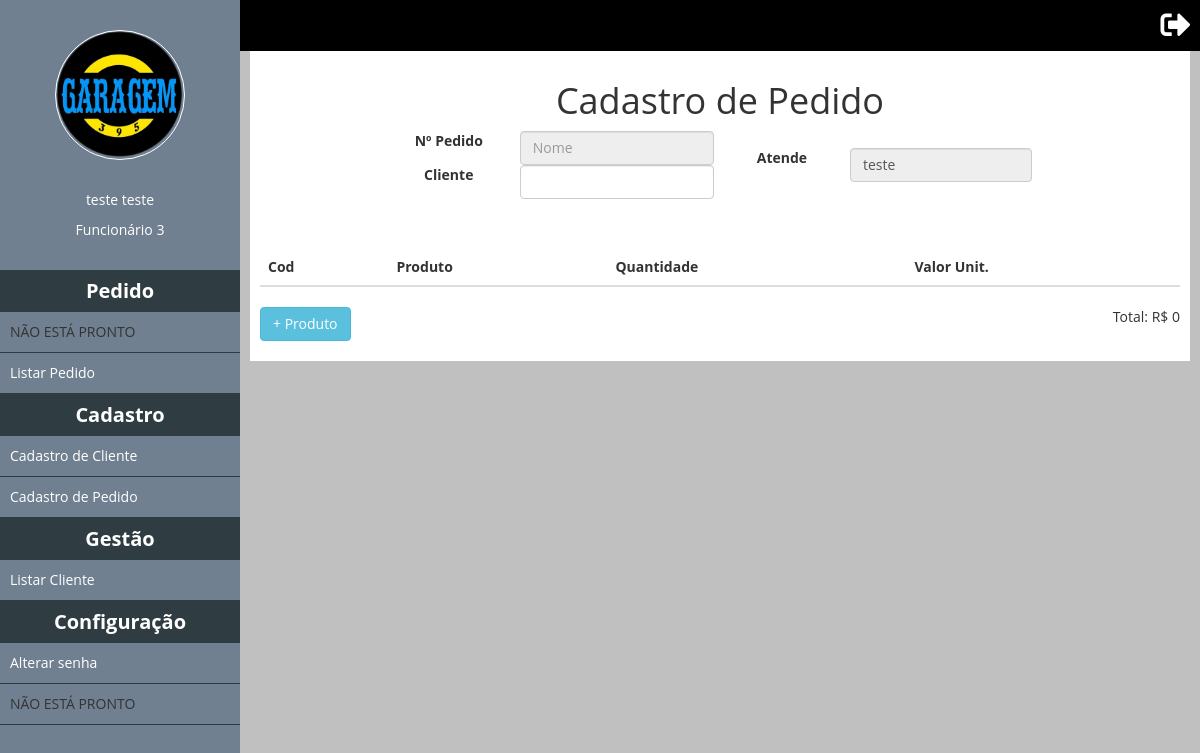
Before: /CadastroPedido (signed in) with the older database file.
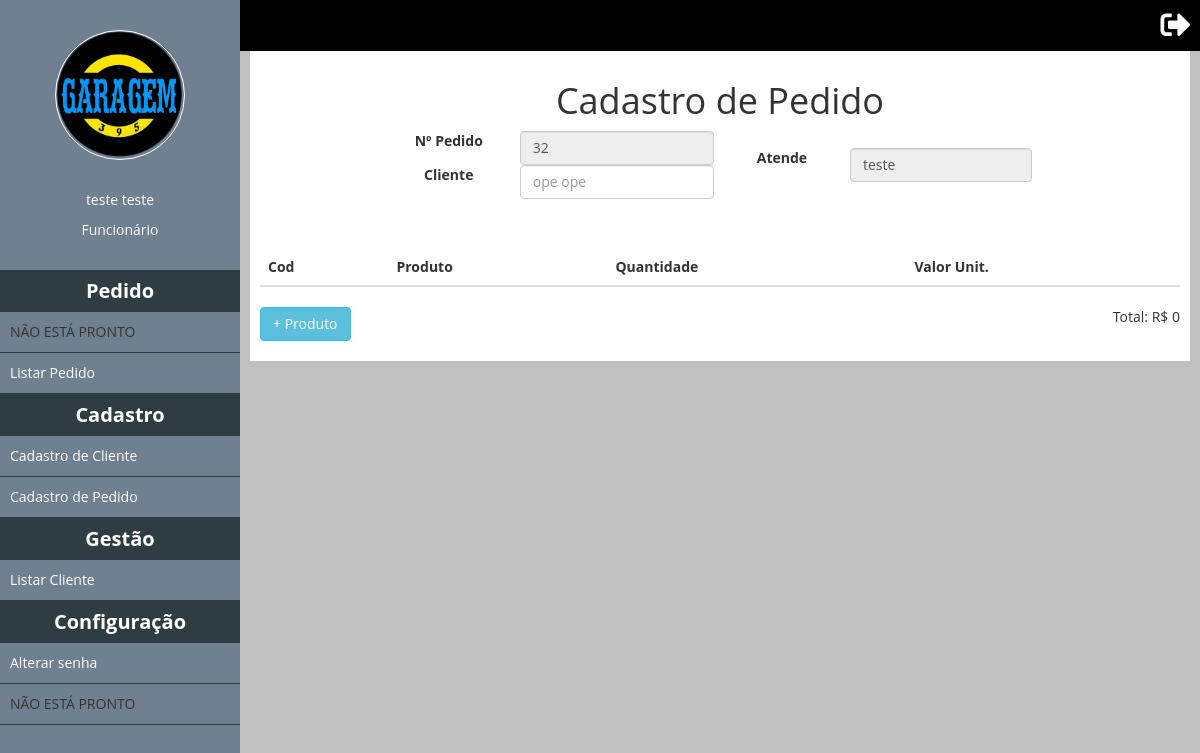
After: the same page with the newer database file.
### tables this page shows
CREATE TABLE IF NOT EXISTS `tb_pedido` (
  `idpedido` int(11) NOT NULL AUTO_INCREMENT,
  `cliente` varchar(200) DEFAULT 'Não informado',
  `id_funcionario` int(11) NOT NULL,
  `status` char(1) NOT NULL,
  `clienteCad` bit(1) NOT NULL,
  `total` decimal(10,0) NOT NULL,
  PRIMARY KEY (`idpedido`)
);

### classes/Mysql.php (called while the page is built)
<?php
	class Mysql
	{
		private static $pdo;
		public static function conectar(){
			if(self::$pdo == null){
				try{
					self::$pdo = new PDO('mysql:host='.HOST.';dbname='.DATABASE,USER,PASSWORD,array(PDO::MYSQL_ATTR_INIT_COMMAND => 'SET NAMES utf8'));
					self::$pdo->setAttribute(PDO::ATTR_ERRMODE,PDO::ERRMODE_EXCEPTION);
				}catch(Exception $e){
					echo '<h2>Erro ao conectar.</h2>';
				}
			}
			return self::$pdo;
		}
	}
?>

### pages/CadastroPedido.php (the view, shortened to what this page needs)
<div class="card-title mt-5 text-center">
   <h1>Cadastro de Pedido</h1>
   <table class="container-fluid">
   <tbody>
      <tr>
         <td>
            <?php
              $func = MySql::conectar()->prepare("
                  SELECT idfuncionario,nome
                  FROM tb_funcionario
                  WHERE idfuncionario = ?"
              );
              $func->execute(array(+$_SESSION['id']));
              $func = $func->fetch();
            $pedido = MySql::conectar()->prepare("
                SELECT *
                FROM tb_pedido
                WHERE status = 'C' AND id_funcionario = ?"
            );
            $pedido->execute(array(+$_SESSION['id']));
            if($pedido->rowCount() == 1){
              $pedido = $pedido->fetch();
            }else{
              $pedido = MySql::conectar()->prepare("
                    SELECT *
                    FROM tb_pedido
                    WHERE status = 'C' AND id_funcionario = ?
                  ");
              $pedido->execute(array(
                  +$_SESSION['id']));
              $pedido = $pedido->fetch();
            }
            ?>
            <form method="post" class="formatar">
               <fieldset>
                  <table>
                     <tr>
                        <td>
                           <div class="form-group">
                              <label class="col-md-4 control-label">Nº Pedido</label>
                              <div class="col-md-8 inputGroupContainer">
                              <input placeholder="Nome" name="nome" class="form-control" type="text" disabled value="<?php echo $pedido['idpedido'];?>"></div>
                           </div>
                           <div class="form-group">
                              <label class="col-md-4 control-label">Cliente</label>
                              <div class="col-md-8 inputGroupContainer">
                              <input placeholder="<?php echo $pedido['cliente'];?>" name="nome" class="form-control client" type="text"></div>
                           </div>
                        <td>
                           <div class="form-group">
                              <label class="col-md-4 control-label">Atende</label>
                              <div class="col-md-8 inputGroupContainer">
                              <input placeholder="Endereço" name="endereco" class="form-control" type="text" disabled value="<?php echo $func['nome'];?>"></div>
                           </div>
                     </tr>
                  </table>
               </fieldset>
            </form>
         </td>
      </tr>
   </tbody>
   </table>
</div>
<div class="w100 left" style="margin-top: 50px;">
   <table class="table" id="pedido">
     <thead class="thead-dark">
       <tr>
         <th scope="col">Cod</th>
         <th scope="col">Produto</th>
         <th scope="col">Quantidade</th>
         <th scope="col">Valor Unit.</th>
       </tr>
     </thead>
      <?php
          $total = 0;
        ?>
   </table>
   <button type="button" class="btn btn-info" data-toggle="modal" data-target="#myModal"  >+ Produto</button>
   <p class="right">Total: R$ <?php echo $total;?></p>
</div>
      </div>
  </div>
</div>

### main.php (shortened to what this page needs)
<!DOCTYPE html>
<html>
<head>
	<link rel="stylesheet" href="https://use.fontawesome.com/releases/v5.2.0/css/all.css"/>
	 <link rel="stylesheet" href="https://maxcdn.bootstrapcdn.com/bootstrap/3.3.7/css/bootstrap.min.css">
	<link type="text/css" rel="stylesheet" href="css/teste.css" />
	<link type="text/css" rel="stylesheet" href="css/style.css" />
</head>
<body>
	<?php $url = isset($_GET['url']) ? $_GET['url'] : 'ListaClientes';?>
	<div class="menu scrollbar" id="style-2">
		<div class="foto-perfil"></div>
		<div class="informacoes-perfil">
			<p id="nome"><?php echo $_SESSION['name'];?></p>
			<p id="cargo"><?php echo $_SESSION['cargo'];?></p>
		</div>
		<div class="list-menu">
			<?php
				if($_SESSION['cargo'] == 'Administrador') include('menu/administrador.php');
				else include('menu/funcionario.php');
			?>
		</div>
	</div>
	<div class="content">
		<div class="w100 top-bar black">
			<div class="configuracao right"><a href="<?php echo INCLUDE_PATH;?>?logout"><i class="fas fa-sign-out-alt"></i></a></div>
		</div>
		<div class="estatistica">
			<div class="box w100">
		        <?php
		           if(file_exists('pages/'.$url.'.php')){
		            	include('pages/'.$url.'.php');
		            }else include('pages/ListaCliente.php');
		        ?>
</body>
</html>

Changed rows visible on the page:
added tb_pedido: nome "32", nome "ope ope"
Other visible differences:
$_SESSION['cargo']: "Funcionário 3" → "Funcionário"
